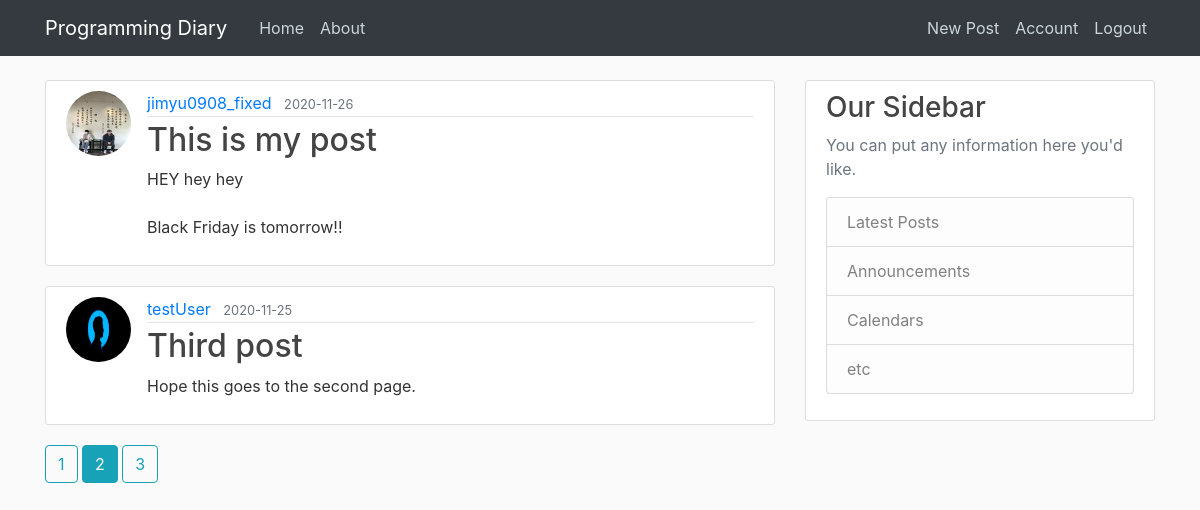
Page /home?page=2 (signed in) on the committed database.
### blog/models.py (models this page shows, shortened)
class Post(db.Model):
    id = db.Column(db.Integer, primary_key=True)
    title = db.Column(db.String(100), nullable=False)
    date_posted = db.Column(db.DateTime, nullable=False, default=datetime.utcnow)
    content = db.Column(db.Text, nullable=False)
    user_id = db.Column(db.Integer, db.ForeignKey('user.id'), nullable=False)

class User(db.Model, UserMixin):
    id = db.Column(db.Integer, primary_key=True)
    username = db.Column(db.String(20), unique=True, nullable=False)
    email = db.Column(db.String(120), unique=True, nullable=False)
    image_file = db.Column(db.String(20), nullable=False, default='default.jpg')
    password = db.Column(db.String(60), nullable=False)
    posts = db.relationship('Post', backref='author', lazy=True) # clarify relationship between tables

### blog/main/routes.py (the view)
@main.route("/")
@main.route("/home")
def home():
    page = request.args.get('page', 1, type=int)
    posts = Post.query.order_by(Post.date_posted.desc()).paginate(page=page, per_page=2)
    return render_template('home.html', posts=posts)

### blog/models.py (called while the page is built)
@login_manager.user_loader
def load_user(user_id):
    return User.query.get(int(user_id))

### blog/templates/home.html
{% extends "layout.html" %}
{% block content %}
    {% for post in posts.items %}
        <article class="media content-section">
            <img class="rounded-circle article-img" src="{{ url_for('static', filename='profile_pics/' + post.author.image_file) }}">
            <div class="media-body">
                <div class="article-metadata">
                    <a class="mr-2" href="{{ url_for('users.user_posts', username=post.author.username) }}">{{ post.author.username }}</a>
                    <small class="text-muted" href="#">{{ post.date_posted.strftime('%Y-%m-%d') }}</small>
                </div>
                <h2><a class="article-title" href="{{ url_for('posts.post', post_id=post.id) }}">{{ post.title }}</a></h2>
                <p class="article-content">{{ post.content }}</p>
            </div>
        </article>
    {% endfor %}
    {% for page_num in posts.iter_pages(left_edge=1, right_edge=1, left_current=1, right_current=2) %}
        {% if page_num %}
            {% if posts.page == page_num %}
                <a class="btn btn-info mb-4" href="{{ url_for('main.home', page=page_num) }}">{{ page_num }}</a>
            {% else %}
                <a class="btn btn-outline-info mb-4" href="{{ url_for('main.home', page=page_num) }}">{{ page_num }}</a>
            {% endif %}
        {% else %}
            ...
        {% endif %}
    {% endfor %}
{% endblock content %}

### blog/static/main.css (style rules this page uses)
body { background: #fafafa; color: #333333; margin-top: 5rem; }
h1, h2, h3, h4, h5, h6 { color: #444444; }
.content-section { background: #ffffff; padding: 10px 20px; border: 1px solid #dddddd; border-radius: 3px; margin-bottom: 20px; }
.article-title { color: #444444; }
.article-content { white-space: pre-line; }
.article-img { height: 65px; width: 65px; margin-right: 16px; }
.article-metadata { padding-bottom: 1px; margin-bottom: 4px; border-bottom: 1px solid #e3e3e3 }

### rows in the picture
Post: image_file (picture), author.username "jimyu0908_fixed", date_posted "2020-11-26", title "This is my post", content "HEY hey hey Black Friday is tomorrow!!"
Post: image_file (placeholder picture), author.username "testUser", date_posted "2020-11-25", title "Third post", content "Hope this goes to the second page."

### other values in the picture
{{ page_num }} "1" "3"
{{ page_num }} "2"
